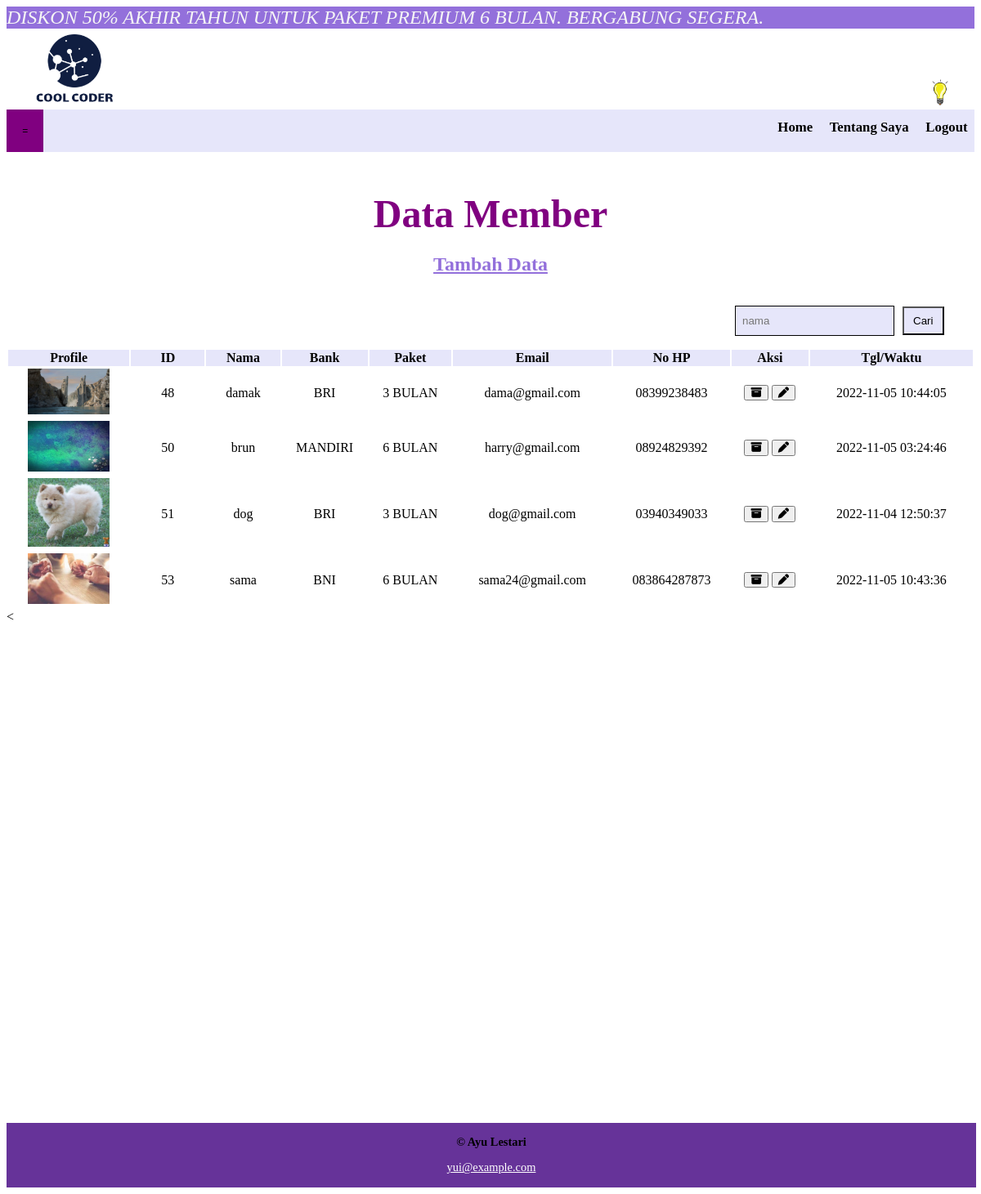
Page /interface/akses.php (signed in) on the committed database.
### tables this page shows
CREATE TABLE `member_web` (
  `id` int(11) NOT NULL,
  `picture` varchar(150) NOT NULL,
  `nama` varchar(15) NOT NULL,
  `bank` varchar(10) NOT NULL,
  `paket` varchar(255) NOT NULL,
  `email` varchar(255) NOT NULL,
  `no` varchar(13) NOT NULL,
  `waktu` timestamp NOT NULL DEFAULT current_timestamp() ON UPDATE current_timestamp()
);

### interface/akses.php (the view, shortened to what this page needs)
<?php
require '../crud/koneksi.php';
$hasil = mysqli_query($connect,"SELECT * FROM member_web");
?>
<!DOCTYPE html>
<html>
<head>
	<link rel="stylesheet" href="../css/home.css">
	<link rel="stylesheet" href="../css/php-in.css">
</head>
<body >
	<marquee  behavior="alternate" style="font-style: oblique;font-size: 2vw; color: whitesmoke; background-color:mediumpurple;"> DISKON 50% AKHIR TAHUN UNTUK PAKET PREMIUM 6 BULAN. BERGABUNG SEGERA.</marquee>
	<img src="../logo/cool coder.png" style="max-height: 14%; max-width: 14%;margin-bottom: -4%;margin-top: -2%;"/>
  	<button id="toggle" class="button" style="max-width:2vw;max-height: 5vh; border:none;background-color: transparent;margin-left:78vw ;"><img src="../logo/lamp.png" style="max-width:5vw;max-height: 5vh;/">
    </button>
		<div class="nav">
			<div class="left-links">
				<div class="dropdown" style="display:inline-block;">
    				<button class="dropbtn" style="background-color:purple;color: black;">=</button>
    			</div>
    		</div>
			<div class="right-links">
				<a class="links" href="../index.html"style="font-size:1.4vw;">&nbsp Home &nbsp</a>
				<a class="links" href="../aboutme.html"style="font-size:1.4vw;">&nbsp Tentang Saya &nbsp</a>
				<a class="links" href="../logout.php"style="font-size:1.4vw;">&nbsp Logout &nbsp</a>
			</div>
		</div>
   		<h3 align="center" style="font-size: 4vw; margin-bottom: 1vw; color: purple;">Data Member</h3>
   		<h4 align="center">
    	<a href="../input.php" style="font-size: 2vw;color: mediumpurple;">Tambah Data</a><br>
    	</h4>
    	<form id = "search" action = "" method = "get">
        <table id="searchbar">
            <tr>
               <?php if(isset($key)){?>
                    <td> <input type="text" name='key' placeholder="nama" value="<?php echo $key?>" > </td>
                <?php }else{ ?>
                    <td> <input type="text" name='key' placeholder="nama"> </td>
                <?php } ?>
                <td> <input id="searchbox" type="submit" name='sdb'value="Cari"></td>
            </tr>
        </table>
   		 </form>
<?php if (isset($_GET['sdb'])){?>
	<?php
	$key=$_GET['key'];
	$result = mysqli_query($connect, "SELECT * FROM member_web WHERE nama LIKE '%$key%'");
    $query = mysqli_query($connect, "SELECT * FROM member_web WHERE nama LIKE '%$key%'");
?>
	<table border="0.5vw" align="center" style="min-width:100%">
		<tr style="background-color: lavender;">
        		<th>Profile</th>
        		<th style="min-width: 5vw;">ID</th>
            	<th style="min-width: 5vw;">Nama</th>
           		<th style="min-width: 5vw;">Bank</th>
            	<th >Paket</th>
            	<th >Email</th>
            	<th >No HP</th>
            	<th>Aksi</th>
            	<th>Tgl/Waktu</th>
            </tr>
		<?php while ($record = mysqli_fetch_assoc($result)) { ?>
        	<tr align="center">
        		<td><img src="../pelanggan/<?=$record['picture']?>" alt="" width = "100vw"></td>
            	<td ><?=$record['id']?></td>
            	<td ><?=$record['nama']?></td>
            	<td ><?=$record['bank']?></td>
            	<td><?=$record['paket']?></td>
            	<td><?=$record['email']?></td>
            	<td><?=$record['no']?></td>
            	<td>
            	<a style="color: transparent;"href="../crud/delete.php?id=<?=$record['id']?>">
            		<button class="fas fa-archive"></i></button>
            	</a>
            	<a style="color: transparent;"href="../crud/edit.php?id=<?=$record['id']?>">
            		<button class="fas fa-pen"></i></button>
            	</a>
            	</td>
            	<td><?=$record['waktu']?></td></td>
            </tr>
            	<?php }?>
    	</table>
	<?php }else{?>
    	<table border="0.5vw" align="center" style="min-width:100%">
    		<tr style="background-color: lavender;">
        		<th>Profile</th>
        		<th style="min-width: 5vw;">ID</th>
            	<th style="min-width: 5vw;">Nama</th>
           		<th style="min-width: 5vw;">Bank</th>
            	<th >Paket</th>
            	<th >Email</th>
            	<th >No HP</th>
            	<th>Aksi</th>
            	<th>Tgl/Waktu</th>
            </tr>
        	<?php
            	while($record = mysqli_fetch_array($hasil)){
        	?>
        	<tr align="center">
        		<td><img src="../pelanggan/<?=$record['picture']?>" alt="" width = "100vw"></td>
            	<td ><?=$record['id']?></td>
            	<td ><?=$record['nama']?></td>
            	<td ><?=$record['bank']?></td>
            	<td><?=$record['paket']?></td>
            	<td><?=$record['email']?></td>
            	<td><?=$record['no']?></td>
            	<td>
            	<a style="color: transparent;"href="../crud/delete.php?id=<?=$record['id']?>">
            		<button class="fas fa-archive"></i></button>
            	</a>
            	<a style="color: transparent;"href="../crud/edit.php?id=<?=$record['id']?>">
            		<button class="fas fa-pen"></i></button>
            	</a>
            	</td>
            	<td><?=$record['waktu']?></td></td>
            </tr>
            	<?php }
            	?>
    	</table>
    	<<?php } ?>
		<p>&nbsp</p>
	<div class="content">
	</div>
	<div class="footer">
  			<p><b>© Ayu Lestari</b></p>
  			<p ><a href="mailto:ayukdds@gmail.com" style="color: white;">yui@example.com</a></p>
	</div>
</body>
</html>

### css/home.css (style rules this page uses)
body { background-color: var(--bg); color: var(--text); --text: #000000; --bg: #ffffff; }
.nav { display: flex; position: relative; top:auto; width: 100%; background-color: lavender; overflow: auto; height: auto; }
.content { min-height: 70vh; display: flex; flex-direction: column; align-items: center; justify-content: center; margin-top:auto; }
.left-links { flex:1 1 10vw; }
.links { padding-top: 1vw; display: inline-block;text-align: center; justify-content: center; color: rgb(0, 0, 0); text-decoration: none;font-size: 1vw; font-weight: bolder; }
.dropbtn { background-color: #4CAF50;color: white;padding: 1.6vw;font-size: 1vw;border: none; }
.dropdown { display: inline-block; }
.footer { padding: 1px; background-color: rebeccapurple; text-align: center; position: relative; width: 100%; display: block; color:--text; text-align:center; justify-content:center; font-size: 1.3vw;" }

### css/php-in.css (style rules this page uses)
.content { display: flex; flex-direction: column; align-items: center; justify-content: center; margin-top:auto; }
input[type=text],[type=number], [type=email], select { width: 100%; padding: 10px 8px; margin: 1vw 0; display: inline-block; box-sizing: border-box; color:black; background-color:lavender; border:1px solid black; }
#searchbar { display: flex; margin-left: 75%; }
#searchbox { background-color: lavender; padding: 28% 40% 28% 40%; margin-left: 20%; }

### rows in the picture
member_web: picture (picture), id "48", nama "damak", bank "BRI", paket "3 BULAN", email "dama@gmail.com", no "08399238483", waktu "2022-11-05 10:44:05"
member_web: picture (picture), id "50", nama "brun", bank "MANDIRI", paket "6 BULAN", email "harry@gmail.com", no "08924829392", waktu "2022-11-05 03:24:46"
member_web: picture (picture), id "51", nama "dog", bank "BRI", paket "3 BULAN", email "dog@gmail.com", no "03940349033", waktu "2022-11-04 12:50:37"
member_web: picture (picture), id "53", nama "sama", bank "BNI", paket "6 BULAN", email "sama24@gmail.com", no "083864287873", waktu "2022-11-05 10:43:36"
